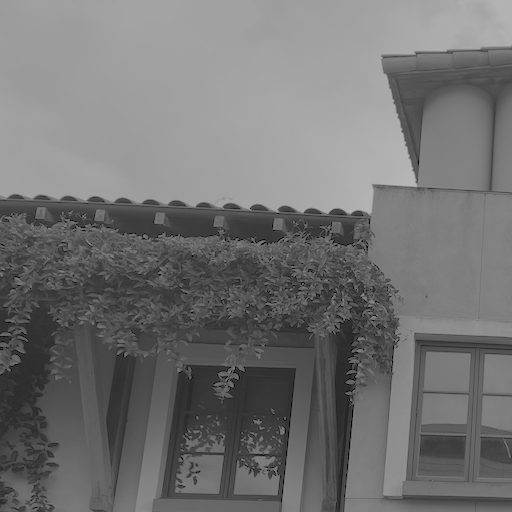
#> input picture hw1/upperleftcorner.png, 512 x 512 px
$ python qThree.py
#> lines starting #> are read from the running program, lines starting #| are printed output that depends on the picture
import numpy as np
import skimage as ski
import matplotlib.pyplot as plt
import os
from scipy.signal import convolve2d

def nonMaximumSuppression(points, radius=5):
    suppressed = np.zeros((512,512), dtype=bool)
    kept = []

    for response, coord in points:
        y = coord[1]
        x = coord[0]
        if suppressed[y, x]:
            continue  # already suppressed by a stronger neighbor

        kept.append((response, (x, y)))

        # Suppress neighbors within radius
        yMin = max(0, y - radius)
        yMax = min(512, y + radius + 1)
        xMin = max(0, x - radius)
        xMax = min(512, x + radius + 1)

        suppressed[yMin:yMax, xMin:xMax] = True

    return kept

pathToBase = os.path.join(os.getcwd(),"upperleftcorner.png") #path to greyscale kavli upperleft corner
baseLevel = ski.io.imread(pathToBase) #read image into baseLevel variable
#> baseLevel is the input picture: shape (512, 512, 4); mean R, G, B, A 114.2, 114.2, 114.2, 255
#remove rgba and ensure double values
baseLevel = baseLevel[:,:,0]
#> baseLevel: shape (512, 512)
baseLevel = baseLevel.astype(np.float32)
#compute derivatives
Ix = ski.filters.sobel_v(baseLevel)
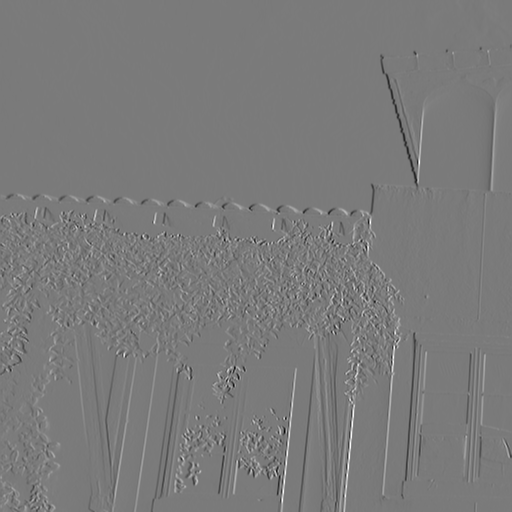
#> Ix: shape (512, 512) float32; min -121.8, max 130.8, mean 0.1; drawn with min black and max white
Iy = ski.filters.sobel_h(baseLevel)
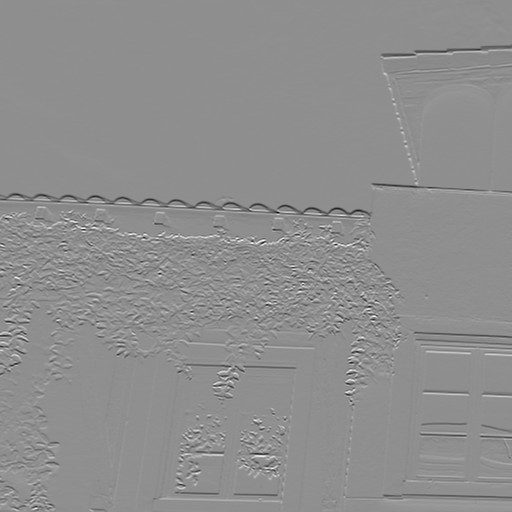
#> Iy: shape (512, 512) float32; min -144.5, max 113.5, mean -0.2; drawn with min black and max white

Ixx = np.square(Ix)
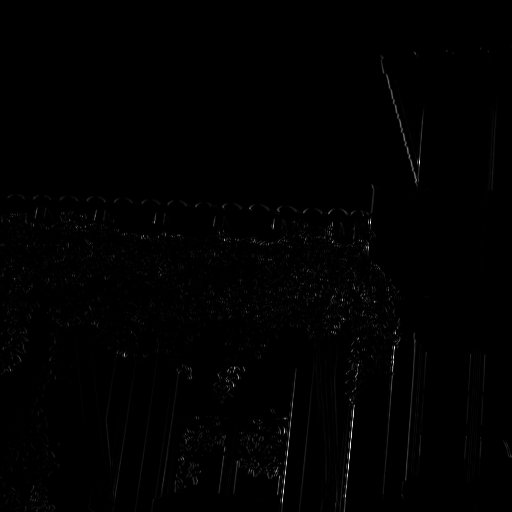
#> Ixx: shape (512, 512) float32; min 0, max 17095.6, mean 89.5; drawn with min black and max white
Iyy = np.square(Iy)
Ixy = np.multiply(Ix, Iy)
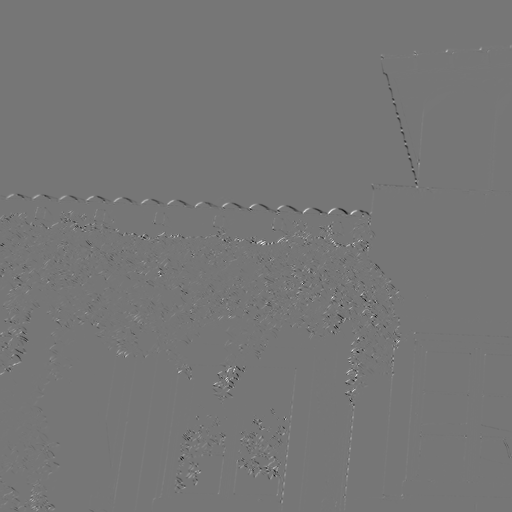
#> Ixy: shape (512, 512) float32; min -5536, max 6345, mean -2; drawn with min black and max white

#compute averaged derivatives over the 3 x 3 window by convoluting
window = np.ones(shape = (3,3)) / 9.0

structureDerivIxx = convolve2d(Ixx, window, mode='same', boundary='fill')
structureDerivIxy = convolve2d(Ixy, window, mode='same', boundary='fill')
structureDerivIyy = convolve2d(Iyy, window, mode='same', boundary='fill')
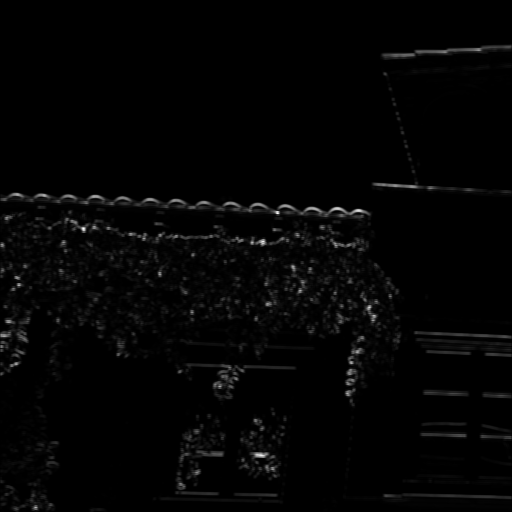
#> structureDerivIyy: shape (512, 512) float64; min 0, max 6956.6, mean 118.2; drawn with min black and max white

#stores CRF values but not in correct order yet
topCorners = []

#iterate thru all pixels and compute structure tensors
for i in range(0,512):
    for j in range(0,512):
        #compute local structure tensor A for pixel(i,j)
        localStructureTensor = np.array([[structureDerivIxx[i,j], structureDerivIxy[i,j]],\
                                               [structureDerivIxy[i,j], structureDerivIyy[i,j]]],\
                                                dtype = np.float32)
        #compute eigen values
        eigenValues, eigenVectors = np.linalg.eig(localStructureTensor)
        #if negative due to noise, or floating point precision, set to 0
        eigenValues[0] = 0 if eigenValues[0] < 0 else eigenValues[0]
        eigenValues[1] = 0 if eigenValues[1] < 0 else eigenValues[1]
        #compute trace and determinant for CRFValue
        k = 0.04
        trace = eigenValues[1] + eigenValues[0]
        determinant = eigenValues[1] * eigenValues[0]
        CRFValue = determinant - (k * (trace**2))
        topCorners.append((CRFValue, (i,j)))
#> after the loop, topCorners = 262144 items

topCorners.sort(reverse = True) #sort reverse to put largest CRF values (corners) at the front (sort normal order for edges)
CRFTopCornerCoords = nonMaximumSuppression(topCorners) #choose best features in areas
#> the loop in nonMaximumSuppression, `for response, coord in points:` made 262144 passes
#> (response, coord, y, x) on passes 3, 11, 13: (5385762.2, (211, 277), 277, 211), (4153310.2, (242, 253), 253, 242), (4049675, (236, 142), 142, 236)
#> after the loop in nonMaximumSuppression, `for response, coord in points:`: suppressed: shape (512, 512) bool; every value is 1
#> after the loop in nonMaximumSuppression, `for response, coord in points:`: kept = 4798 items
#> CRFTopCornerCoords = 4798 items
CRFTopCornerCoords = CRFTopCornerCoords[:50] #top 50 corners or edges depending on sort order
#> CRFTopCornerCoords = 50 items

#add extra dimension for color on circles
kavliWithCorners = np.repeat(baseLevel[:, :, np.newaxis], 3, axis=2).astype(np.uint8)

#draw circles at best corners/edges
for value, coordinatePair in CRFTopCornerCoords:
    row, col = ski.draw.circle_perimeter(coordinatePair[0], coordinatePair[1], 4, shape = kavliWithCorners.shape)
    kavliWithCorners[row,col,:] = (255,255,0)
#> this loop made 50 passes
#> (value, coordinatePair) on passes 1 to 12: (6321923.5, (301, 375)), (6309110.4, (211, 278)), (5284145.7, (378, 237)), (4979777.7, (242, 252)), (4820874.3, (242, 333)), (4728255.7, (208, 250)), (4272816.3, (386, 232)), (4267818.3, (274, 160)), (4201939.4, (246, 367)), (4142171.6, (236, 143)), (4022269.7, (339, 358)), (3460180.6, (367, 235))
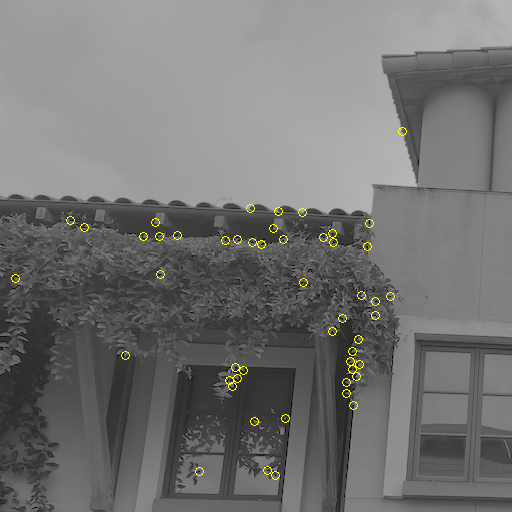
#> kavliWithCorners: shape (512, 512, 3); mean of channels 0, 1, 2 115, 115, 113.9; drawn as R, G, B

#setup for image display through matplotlib
dpi = 100
height, width = kavliWithCorners.shape[:2]
#> height = 512; width = 512
figsize = width / dpi, height / dpi
#> figsize = (5.12, 5.12)
plt.figure(figsize=figsize, dpi=dpi)
plt.imshow(kavliWithCorners, interpolation = 'nearest')
plt.axis("off")
plt.tight_layout(pad = 0)
#label and show the image
plt.show()
for value, coord in CRFTopCornerCoords:
    print(coord[1],",", coord[0])
#> this loop made 50 passes
#| 375 , 301
#| 278 , 211
#| 237 , 378
#| 252 , 242
#| 333 , 242
#| 250 , 208
#| 232 , 386
#| 160 , 274
#> (further printed lines are left out)
